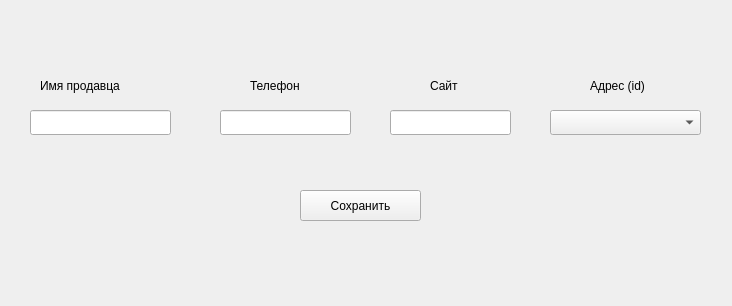
<?xml version="1.0" encoding="UTF-8"?>
<ui version="4.0">
 <class>Form</class>
 <widget class="QWidget" name="Form">
  <property name="geometry">
   <rect>
    <x>0</x>
    <y>0</y>
    <width>732</width>
    <height>306</height>
   </rect>
  </property>
  <property name="windowTitle">
   <string>Form</string>
  </property>
  <widget class="QPushButton" name="save_pushButton">
   <property name="geometry">
    <rect>
     <x>300</x>
     <y>190</y>
     <width>121</width>
     <height>31</height>
    </rect>
   </property>
   <property name="text">
    <string>Сохранить</string>
   </property>
  </widget>
  <widget class="QLabel" name="label">
   <property name="geometry">
    <rect>
     <x>40</x>
     <y>70</y>
     <width>111</width>
     <height>31</height>
    </rect>
   </property>
   <property name="text">
    <string>Имя продавца</string>
   </property>
  </widget>
  <widget class="QLabel" name="label_2">
   <property name="geometry">
    <rect>
     <x>250</x>
     <y>70</y>
     <width>61</width>
     <height>31</height>
    </rect>
   </property>
   <property name="text">
    <string>Телефон</string>
   </property>
  </widget>
  <widget class="QLabel" name="label_3">
   <property name="geometry">
    <rect>
     <x>430</x>
     <y>70</y>
     <width>41</width>
     <height>31</height>
    </rect>
   </property>
   <property name="text">
    <string>Сайт</string>
   </property>
  </widget>
  <widget class="QLabel" name="label_4">
   <property name="geometry">
    <rect>
     <x>590</x>
     <y>70</y>
     <width>111</width>
     <height>31</height>
    </rect>
   </property>
   <property name="text">
    <string>Адрес (id)</string>
   </property>
  </widget>
  <widget class="QLineEdit" name="name_lineEdit">
   <property name="geometry">
    <rect>
     <x>30</x>
     <y>110</y>
     <width>141</width>
     <height>25</height>
    </rect>
   </property>
  </widget>
  <widget class="QLineEdit" name="telephone_lineEdit">
   <property name="geometry">
    <rect>
     <x>220</x>
     <y>110</y>
     <width>131</width>
     <height>25</height>
    </rect>
   </property>
  </widget>
  <widget class="QLineEdit" name="site_lineEdit">
   <property name="geometry">
    <rect>
     <x>390</x>
     <y>110</y>
     <width>121</width>
     <height>25</height>
    </rect>
   </property>
  </widget>
  <widget class="QComboBox" name="comboBox">
   <property name="geometry">
    <rect>
     <x>550</x>
     <y>110</y>
     <width>151</width>
     <height>25</height>
    </rect>
   </property>
  </widget>
 </widget>
 <resources/>
 <connections/>
</ui>
